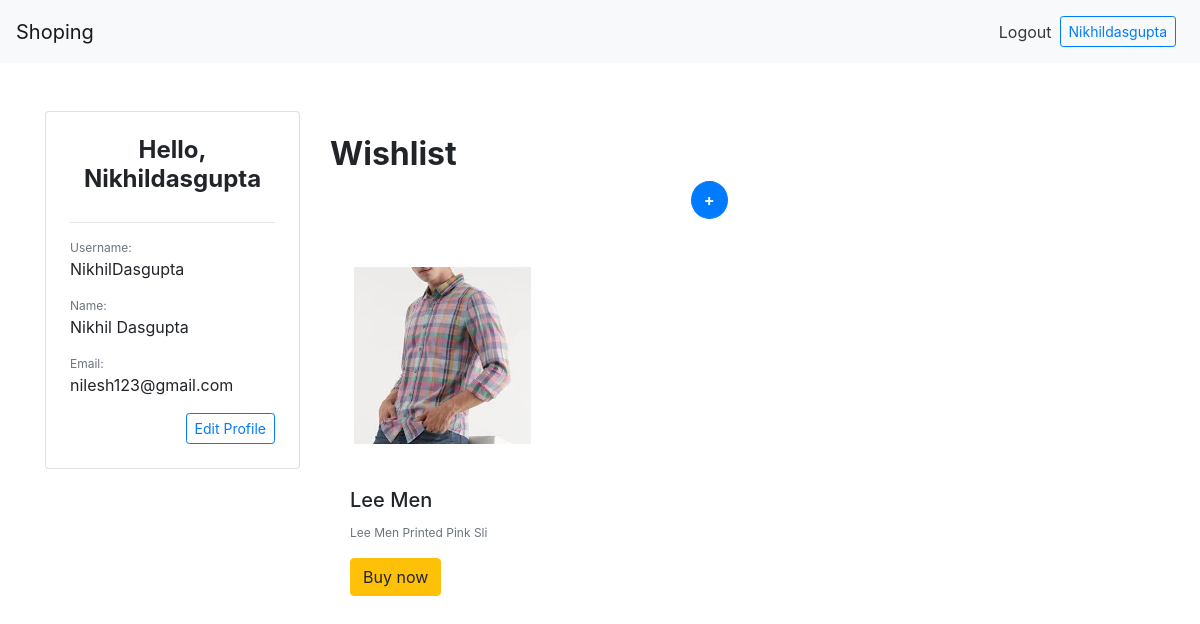
The page /user (signed in) on the database its author committed.
### main/models.py (models this page shows)
class Product(models.Model):
    product_name=models.CharField(max_length=50)
    product_type = models.CharField(max_length=25)
    product_description = models.TextField()
    affiliate_url = models.SlugField(blank=True, null=True)
    product_image = models.ImageField(upload_to='images/')
    def __str__(self):
        return self.product_name

### main/views.py (the view, shortened to what this page needs)
# urls.py: path("user", views.userpage, name = "userpage"),
def userpage(request):
    user_form=UserForm(instance=request.user)
    profile_form=ProfileForm(instance=request.user.profile)
    return render(request=request, template_name="main/user.html", context={"user":request.user, "user_form":user_form, "profile_form":profile_form})

### main/templates/main/user.html (shortened to what this page needs)
{% extends "main/header.html" %}
	{% block content %}
	{% load crispy_forms_tags %}
	<br><br>
	<div class="container mx-auto">
	    <div class="row">
	    	<div class="col-sm-12 col-md-12 col-lg-3 pb-4">
		    	<div class="card p-4">
			    	<h4 class="card-title font-weight-bold text-center">Hello, {{ user.username|title }}</h4>
			      	<hr>
			    	<div class="card-text">
			    		<p class="text-muted mb-0" style="font-size: 12px">Username:</p>
			    		<p>{{ user.username }}</p>
			    		<p class="text-muted mb-0" style="font-size: 12px">Name:</p>
				  		<p>{{ user.first_name }} {{ user.last_name }}</p>
				  		<p class="text-muted mb-0" style="font-size: 12px">Email:</p>
				  		<p>{{ user.email }} </p>
						<div class="text-right">
							<button type="button" class="btn btn-outline-primary btn-sm" data-toggle="modal" data-target="#profileModal">Edit Profile</button>
						</div>
			        </div>
		    	</div>
		  	</div>
		    <div class="col-sm-12 col-md-12 col-lg-9 pb-4">
		    	<div class="row">
		    		<div class="col-6 my-auto">
		    			<h2 class="font-weight-bold pt-4">Wishlist</h2>
		    		</div>
		    	</div>
		    	<div class="col-6 my-auto text-right">
		    			<button type="button" class="btn btn-primary font-weight-bold" style="border-radius: 50%" data-toggle="modal" data-target="#wishlistModal">+</button>
		    	</div>
		      	<br>
		      	<div class="row">
			      	{% for p in user.profile.products.all %}
				    	<div class="col-sm-12 col-md-6 col-lg-4 pb-4">
			                <div class="h-100">
			                	<img src="{{ p.product_image.url }}" class="card-img-top" alt="{{ p.product_name }}" style="width: auto; height: 225px; object-fit: scale-down;">
			                	<div class="card-body">
			                  		<h5 class="card-title">{{ p.product_name }}</h5>
			                    	<p class="card-text text-muted" style="font-size:12px">{{ p.product_type }}</p>
			                    	<a href="{{ p.affiliate_url }}" class="btn btn-warning">Buy now</a>
			                	</div>
			              	</div>
			            </div>
			    	{% endfor %}
		        </div>
		    </div>
		</div>
	</div>
	{% endblock %}

### main/templates/main/includes/navbar.html (shortened to what this page needs)
<nav class="navbar navbar-expand-sm navbar-light bg-light">
    <a class="navbar-brand" href="/">Shoping</a>
    <div class="navbar-collapse collapse w-100 order-3 dual-collapse2">
      {% if user.is_authenticated %}
       <a class="text-dark" href="/logout">Logout</a>
       <a class="btn btn-sm btn-outline-primary m-2"  href="/user">{{user.username|title}}</a>
      {% else %}
       <a class="text-dark" href="/login">Login</a>
       <a class="btn btn-sm btn-primary m-2"  href="/register">Register</a>
      {% endif %}
    </div>
</nav>

### rows shown on the page
Product: product_image (picture), product_name "Lee Men", product_type "Lee Men Printed Pink Sli"

### other values the page prints
{{ user.username|title }} "Nikhildasgupta"
{{ user.username }} "NikhilDasgupta"
{{ user.first_name }} "Nikhil"
{{ user.last_name }} "Dasgupta"
{{ user.email }} "nilesh123@gmail.com"
